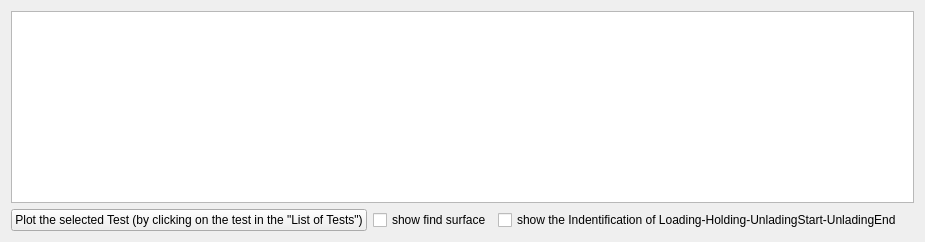
                    <widget class="QWidget" name="tab_21">
                     <attribute name="title">
                      <string>inclusive of frame stiffness</string>
                     </attribute>
                     <layout class="QGridLayout" name="gridLayout_45">
                      <item row="3" column="1">
                       <widget class="QCheckBox" name="checkBox_showFindSurface_tab_inclusive_frame_stiffness_tabHE">
                        <property name="sizePolicy">
                         <sizepolicy hsizetype="Maximum" vsizetype="Fixed">
                          <horstretch>0</horstretch>
                          <verstretch>0</verstretch>
                         </sizepolicy>
                        </property>
                        <property name="text">
                         <string>show find surface</string>
                        </property>
                       </widget>
                      </item>
                      <item row="1" column="0" colspan="5">
                       <widget class="QGraphicsView" name="graphicsView_load_depth_tab_inclusive_frame_stiffness_tabHE">
                        <property name="sizePolicy">
                         <sizepolicy hsizetype="Expanding" vsizetype="Expanding">
                          <horstretch>100</horstretch>
                          <verstretch>100</verstretch>
                         </sizepolicy>
                        </property>
                       </widget>
                      </item>
                      <item row="3" column="0">
                       <widget class="QPushButton" name="pushButton_plot_chosen_test_tab_inclusive_frame_stiffness_tabHE">
                        <property name="sizePolicy">
                         <sizepolicy hsizetype="Maximum" vsizetype="Maximum">
                          <horstretch>0</horstretch>
                          <verstretch>0</verstretch>
                         </sizepolicy>
                        </property>
                        <property name="text">
                         <string>Plot the selected Test (by clicking on the test in the &quot;List of Tests&quot;)</string>
                        </property>
                       </widget>
                      </item>
                      <item row="3" column="2">
                       <widget class="QCheckBox" name="checkBox_iLHU_inclusive_frame_stiffness_tabHE">
                        <property name="sizePolicy">
                         <sizepolicy hsizetype="Maximum" vsizetype="Fixed">
                          <horstretch>0</horstretch>
                          <verstretch>0</verstretch>
                         </sizepolicy>
                        </property>
                        <property name="text">
                         <string>show the Indentification of Loading-Holding-UnladingStart-UnladingEnd</string>
                        </property>
                       </widget>
                      </item>
                     </layout>
                    </widget>
